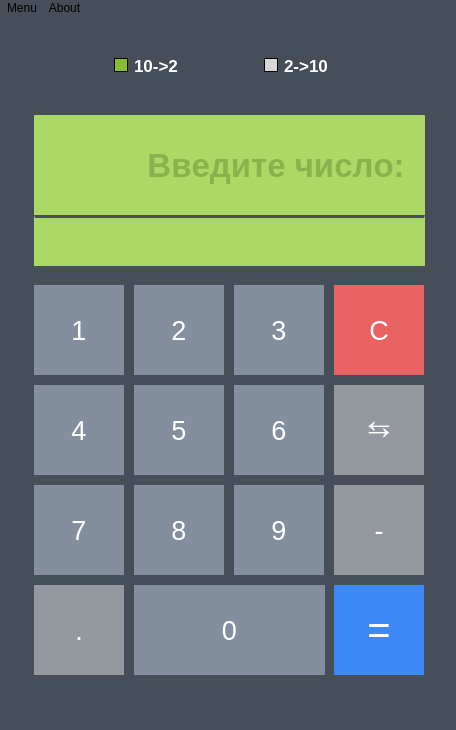
<?xml version="1.0" encoding="UTF-8"?>
<ui version="4.0">
 <class>MainWindow</class>
 <widget class="QMainWindow" name="MainWindow">
  <property name="enabled">
   <bool>true</bool>
  </property>
  <property name="geometry">
   <rect>
    <x>0</x>
    <y>0</y>
    <width>456</width>
    <height>730</height>
   </rect>
  </property>
  <property name="sizePolicy">
   <sizepolicy hsizetype="Fixed" vsizetype="Fixed">
    <horstretch>0</horstretch>
    <verstretch>0</verstretch>
   </sizepolicy>
  </property>
  <property name="minimumSize">
   <size>
    <width>456</width>
    <height>730</height>
   </size>
  </property>
  <property name="maximumSize">
   <size>
    <width>456</width>
    <height>730</height>
   </size>
  </property>
  <property name="font">
   <font>
    <pointsize>17</pointsize>
    <kerning>true</kerning>
   </font>
  </property>
  <property name="cursor">
   <cursorShape>ArrowCursor</cursorShape>
  </property>
  <property name="mouseTracking">
   <bool>true</bool>
  </property>
  <property name="tabletTracking">
   <bool>true</bool>
  </property>
  <property name="acceptDrops">
   <bool>true</bool>
  </property>
  <property name="windowTitle">
   <string>Конвертор чисел</string>
  </property>
  <property name="toolTip">
   <string/>
  </property>
  <property name="toolTipDuration">
   <number>-5</number>
  </property>
  <property name="statusTip">
   <string/>
  </property>
  <property name="whatsThis">
   <string>test</string>
  </property>
  <property name="autoFillBackground">
   <bool>false</bool>
  </property>
  <property name="styleSheet">
   <string notr="true">background-color: rgb(69, 78, 89); color:white;</string>
  </property>
  <property name="toolButtonStyle">
   <enum>Qt::ToolButtonTextBesideIcon</enum>
  </property>
  <property name="tabShape">
   <enum>QTabWidget::Rounded</enum>
  </property>
  <widget class="QWidget" name="centralwidget">
   <widget class="QRadioButton" name="to2">
    <property name="geometry">
     <rect>
      <x>114</x>
      <y>39</y>
      <width>96</width>
      <height>21</height>
     </rect>
    </property>
    <property name="font">
     <font>
      <pointsize>13</pointsize>
      <weight>75</weight>
      <bold>true</bold>
      <kerning>true</kerning>
     </font>
    </property>
    <property name="toolTip">
     <string>&lt;html&gt;&lt;head/&gt;&lt;body&gt;&lt;p&gt;&lt;span style=&quot; color:#454e59;&quot;&gt;Перевод из 10 в 2&lt;/span&gt;&lt;/p&gt;&lt;/body&gt;&lt;/html&gt;</string>
    </property>
    <property name="autoFillBackground">
     <bool>false</bool>
    </property>
    <property name="styleSheet">
     <string notr="true">QRadioButton{ 
	color: white;
}
QRadioButton::indicator 
{
   border: 1px solid black;
background: #d7d7d7;

}
QRadioButton::indicator:checked 
{
	background: #85bf2d;
   border: 1px solid black;

}</string>
    </property>
    <property name="text">
     <string>10-&gt;2</string>
    </property>
    <property name="checked">
     <bool>true</bool>
    </property>
    <property name="autoRepeat">
     <bool>false</bool>
    </property>
    <attribute name="buttonGroup">
     <string notr="true">radio_group</string>
    </attribute>
   </widget>
   <widget class="QRadioButton" name="to10">
    <property name="geometry">
     <rect>
      <x>264</x>
      <y>39</y>
      <width>96</width>
      <height>21</height>
     </rect>
    </property>
    <property name="font">
     <font>
      <pointsize>13</pointsize>
      <weight>75</weight>
      <bold>true</bold>
      <kerning>true</kerning>
     </font>
    </property>
    <property name="toolTip">
     <string>&lt;html&gt;&lt;head/&gt;&lt;body&gt;&lt;p&gt;&lt;span style=&quot; color:#454e59;&quot;&gt;Перевод из 2 в 10&lt;/span&gt;&lt;/p&gt;&lt;/body&gt;&lt;/html&gt;</string>
    </property>
    <property name="styleSheet">
     <string notr="true">QRadioButton{ 
color: white;
}
QRadioButton::indicator 
{
   border: 1px solid black;
background:#d7d7d7;

}
QRadioButton::indicator:checked 
{
	background: #85bf2d;
   border: 1px solid black;

}</string>
    </property>
    <property name="text">
     <string>2-&gt;10</string>
    </property>
    <property name="checked">
     <bool>false</bool>
    </property>
    <attribute name="buttonGroup">
     <string notr="true">radio_group</string>
    </attribute>
   </widget>
   <widget class="QLineEdit" name="enter_bar">
    <property name="geometry">
     <rect>
      <x>34</x>
      <y>99</y>
      <width>391</width>
      <height>101</height>
     </rect>
    </property>
    <property name="font">
     <font>
      <pointsize>25</pointsize>
      <weight>75</weight>
      <bold>true</bold>
      <underline>false</underline>
      <strikeout>false</strikeout>
      <stylestrategy>PreferDefault</stylestrategy>
      <kerning>false</kerning>
     </font>
    </property>
    <property name="mouseTracking">
     <bool>false</bool>
    </property>
    <property name="tabletTracking">
     <bool>false</bool>
    </property>
    <property name="focusPolicy">
     <enum>Qt::ClickFocus</enum>
    </property>
    <property name="contextMenuPolicy">
     <enum>Qt::NoContextMenu</enum>
    </property>
    <property name="toolTip">
     <string>&lt;html&gt;&lt;head/&gt;&lt;body&gt;&lt;p&gt;&lt;span style=&quot; color:#454e59;&quot;&gt;Поле ввода&lt;/span&gt;&lt;/p&gt;&lt;/body&gt;&lt;/html&gt;</string>
    </property>
    <property name="autoFillBackground">
     <bool>false</bool>
    </property>
    <property name="styleSheet">
     <string notr="true">background-color: rgb(171, 217, 102);
color: #688C32;
border-radius: 1px;

</string>
    </property>
    <property name="inputMask">
     <string notr="true"/>
    </property>
    <property name="text">
     <string notr="true"/>
    </property>
    <property name="maxLength">
     <number>24</number>
    </property>
    <property name="alignment">
     <set>Qt::AlignRight|Qt::AlignTrailing|Qt::AlignVCenter</set>
    </property>
    <property name="dragEnabled">
     <bool>false</bool>
    </property>
    <property name="readOnly">
     <bool>false</bool>
    </property>
    <property name="placeholderText">
     <string>Введите число:  </string>
    </property>
    <property name="cursorMoveStyle">
     <enum>Qt::VisualMoveStyle</enum>
    </property>
    <property name="clearButtonEnabled">
     <bool>true</bool>
    </property>
   </widget>
   <widget class="QPushButton" name="num_1">
    <property name="enabled">
     <bool>true</bool>
    </property>
    <property name="geometry">
     <rect>
      <x>34</x>
      <y>269</y>
      <width>90</width>
      <height>90</height>
     </rect>
    </property>
    <property name="font">
     <font>
      <pointsize>20</pointsize>
      <kerning>true</kerning>
     </font>
    </property>
    <property name="cursor">
     <cursorShape>PointingHandCursor</cursorShape>
    </property>
    <property name="styleSheet">
     <string notr="true">QPushButton {
    background-color: rgb(131, 143, 159);
border: none;color: #FFFFFF;
}
QPushButton:disabled {
	background-color: #d7d7d7;
border: none;
color: #ececec;
}</string>
    </property>
    <property name="text">
     <string>1</string>
    </property>
    <attribute name="buttonGroup">
     <string notr="true">nums</string>
    </attribute>
   </widget>
   <widget class="QPushButton" name="num_2">
    <property name="enabled">
     <bool>true</bool>
    </property>
    <property name="geometry">
     <rect>
      <x>134</x>
      <y>269</y>
      <width>90</width>
      <height>90</height>
     </rect>
    </property>
    <property name="font">
     <font>
      <pointsize>20</pointsize>
      <kerning>true</kerning>
     </font>
    </property>
    <property name="cursor">
     <cursorShape>PointingHandCursor</cursorShape>
    </property>
    <property name="styleSheet">
     <string notr="true">QPushButton {
    background-color: rgb(131, 143, 159);
border: none;color: #FFFFFF;
}
QPushButton:disabled {
	background-color: #d7d7d7;
border: none;
color: #ececec;
}</string>
    </property>
    <property name="text">
     <string>2</string>
    </property>
    <attribute name="buttonGroup">
     <string notr="true">nums</string>
    </attribute>
   </widget>
   <widget class="QPushButton" name="num_3">
    <property name="enabled">
     <bool>true</bool>
    </property>
    <property name="geometry">
     <rect>
      <x>234</x>
      <y>269</y>
      <width>90</width>
      <height>90</height>
     </rect>
    </property>
    <property name="font">
     <font>
      <pointsize>20</pointsize>
      <kerning>true</kerning>
     </font>
    </property>
    <property name="cursor">
     <cursorShape>PointingHandCursor</cursorShape>
    </property>
    <property name="styleSheet">
     <string notr="true">QPushButton {
    background-color: rgb(131, 143, 159);
border: none;color: #FFFFFF;
}
QPushButton:disabled {
	background-color: #d7d7d7;
border: none;
color: #ececec;
}</string>
    </property>
    <property name="text">
     <string>3</string>
    </property>
    <attribute name="buttonGroup">
     <string notr="true">nums</string>
    </attribute>
   </widget>
   <widget class="QPushButton" name="num_4">
    <property name="enabled">
     <bool>true</bool>
    </property>
    <property name="geometry">
     <rect>
      <x>34</x>
      <y>369</y>
      <width>90</width>
      <height>90</height>
     </rect>
    </property>
    <property name="font">
     <font>
      <pointsize>20</pointsize>
      <kerning>true</kerning>
     </font>
    </property>
    <property name="cursor">
     <cursorShape>PointingHandCursor</cursorShape>
    </property>
    <property name="styleSheet">
     <string notr="true">QPushButton {
    background-color: rgb(131, 143, 159);
border: none;color: #FFFFFF;
}
QPushButton:disabled {
	background-color: #d7d7d7;
border: none;
color: #ececec;
}</string>
    </property>
    <property name="text">
     <string>4</string>
    </property>
    <attribute name="buttonGroup">
     <string notr="true">nums</string>
    </attribute>
   </widget>
   <widget class="QPushButton" name="num_5">
    <property name="enabled">
     <bool>true</bool>
    </property>
    <property name="geometry">
     <rect>
      <x>134</x>
      <y>369</y>
      <width>90</width>
      <height>90</height>
     </rect>
    </property>
    <property name="font">
     <font>
      <pointsize>20</pointsize>
      <kerning>true</kerning>
     </font>
    </property>
    <property name="cursor">
     <cursorShape>PointingHandCursor</cursorShape>
    </property>
    <property name="styleSheet">
     <string notr="true">QPushButton {
    background-color: rgb(131, 143, 159);
border: none;color: #FFFFFF;
}
QPushButton:disabled {
	background-color: #d7d7d7;
border: none;
color: #ececec;
}</string>
    </property>
    <property name="text">
     <string>5</string>
    </property>
    <attribute name="buttonGroup">
     <string notr="true">nums</string>
    </attribute>
   </widget>
   <widget class="QPushButton" name="num_6">
    <property name="enabled">
     <bool>true</bool>
    </property>
    <property name="geometry">
     <rect>
      <x>234</x>
      <y>369</y>
      <width>90</width>
      <height>90</height>
     </rect>
    </property>
    <property name="font">
     <font>
      <pointsize>20</pointsize>
      <kerning>true</kerning>
     </font>
    </property>
    <property name="cursor">
     <cursorShape>PointingHandCursor</cursorShape>
    </property>
    <property name="styleSheet">
     <string notr="true">QPushButton {
    background-color: rgb(131, 143, 159);
border: none;color: #FFFFFF;
}
QPushButton:disabled {
	background-color: #d7d7d7;
border: none;
color: #ececec;
}</string>
    </property>
    <property name="text">
     <string>6</string>
    </property>
    <attribute name="buttonGroup">
     <string notr="true">nums</string>
    </attribute>
   </widget>
   <widget class="QPushButton" name="num_8">
    <property name="enabled">
     <bool>true</bool>
    </property>
    <property name="geometry">
     <rect>
      <x>134</x>
      <y>469</y>
      <width>90</width>
      <height>90</height>
     </rect>
    </property>
    <property name="font">
     <font>
      <pointsize>20</pointsize>
      <kerning>true</kerning>
     </font>
    </property>
    <property name="cursor">
     <cursorShape>PointingHandCursor</cursorShape>
    </property>
    <property name="styleSheet">
     <string notr="true">QPushButton {
    background-color: rgb(131, 143, 159);
border: none;color: #FFFFFF;
}
QPushButton:disabled {
	background-color: #d7d7d7;
border: none;
color: #ececec;
}</string>
    </property>
    <property name="text">
     <string>8</string>
    </property>
    <attribute name="buttonGroup">
     <string notr="true">nums</string>
    </attribute>
   </widget>
   <widget class="QPushButton" name="num_7">
    <property name="enabled">
     <bool>true</bool>
    </property>
    <property name="geometry">
     <rect>
      <x>34</x>
      <y>469</y>
      <width>90</width>
      <height>90</height>
     </rect>
    </property>
    <property name="font">
     <font>
      <pointsize>20</pointsize>
      <kerning>true</kerning>
     </font>
    </property>
    <property name="cursor">
     <cursorShape>PointingHandCursor</cursorShape>
    </property>
    <property name="styleSheet">
     <string notr="true">QPushButton {
    background-color: rgb(131, 143, 159);
border: none;color: #FFFFFF;
}
QPushButton:disabled {
	background-color: #d7d7d7;
border: none;
color: #ececec;
}</string>
    </property>
    <property name="text">
     <string>7</string>
    </property>
    <attribute name="buttonGroup">
     <string notr="true">nums</string>
    </attribute>
   </widget>
   <widget class="QPushButton" name="num_9">
    <property name="enabled">
     <bool>true</bool>
    </property>
    <property name="geometry">
     <rect>
      <x>234</x>
      <y>469</y>
      <width>90</width>
      <height>90</height>
     </rect>
    </property>
    <property name="font">
     <font>
      <pointsize>20</pointsize>
      <kerning>true</kerning>
     </font>
    </property>
    <property name="cursor">
     <cursorShape>PointingHandCursor</cursorShape>
    </property>
    <property name="styleSheet">
     <string notr="true">QPushButton {
    background-color: rgb(131, 143, 159);
border: none;color: #FFFFFF;
}
QPushButton:disabled {
	background-color: #d7d7d7;
border: none;
color: #ececec;
}</string>
    </property>
    <property name="text">
     <string>9</string>
    </property>
    <attribute name="buttonGroup">
     <string notr="true">nums</string>
    </attribute>
   </widget>
   <widget class="QPushButton" name="dot">
    <property name="geometry">
     <rect>
      <x>34</x>
      <y>569</y>
      <width>90</width>
      <height>90</height>
     </rect>
    </property>
    <property name="font">
     <font>
      <pointsize>20</pointsize>
      <kerning>true</kerning>
     </font>
    </property>
    <property name="cursor">
     <cursorShape>PointingHandCursor</cursorShape>
    </property>
    <property name="styleSheet">
     <string notr="true">background-color: rgb(148, 152, 159);
border: none;color: #FFFFFF;</string>
    </property>
    <property name="text">
     <string>.</string>
    </property>
    <property name="shortcut">
     <string>,</string>
    </property>
    <attribute name="buttonGroup">
     <string notr="true">nums</string>
    </attribute>
   </widget>
   <widget class="QPushButton" name="num_0">
    <property name="enabled">
     <bool>true</bool>
    </property>
    <property name="geometry">
     <rect>
      <x>134</x>
      <y>569</y>
      <width>191</width>
      <height>90</height>
     </rect>
    </property>
    <property name="font">
     <font>
      <pointsize>20</pointsize>
      <kerning>true</kerning>
     </font>
    </property>
    <property name="cursor">
     <cursorShape>PointingHandCursor</cursorShape>
    </property>
    <property name="styleSheet">
     <string notr="true">QPushButton {
    background-color: rgb(131, 143, 159);
border: none;color: #FFFFFF;
}
QPushButton:disabled {
	background-color: #d7d7d7;
border: none;
color: #ececec;
}</string>
    </property>
    <property name="text">
     <string>0</string>
    </property>
    <attribute name="buttonGroup">
     <string notr="true">nums</string>
    </attribute>
   </widget>
   <widget class="QPushButton" name="delete_2">
    <property name="geometry">
     <rect>
      <x>334</x>
      <y>269</y>
      <width>90</width>
      <height>90</height>
     </rect>
    </property>
    <property name="font">
     <font>
      <pointsize>20</pointsize>
      <kerning>true</kerning>
     </font>
    </property>
    <property name="cursor">
     <cursorShape>PointingHandCursor</cursorShape>
    </property>
    <property name="toolTip">
     <string>Удалить символ перед курсором</string>
    </property>
    <property name="styleSheet">
     <string notr="true">background-color: #EA6363;
border: none;color: #FFFFFF;</string>
    </property>
    <property name="text">
     <string>C</string>
    </property>
   </widget>
   <widget class="QLineEdit" name="res_bar">
    <property name="geometry">
     <rect>
      <x>34</x>
      <y>199</y>
      <width>391</width>
      <height>51</height>
     </rect>
    </property>
    <property name="font">
     <font>
      <pointsize>18</pointsize>
      <weight>75</weight>
      <bold>true</bold>
      <kerning>false</kerning>
     </font>
    </property>
    <property name="mouseTracking">
     <bool>false</bool>
    </property>
    <property name="focusPolicy">
     <enum>Qt::NoFocus</enum>
    </property>
    <property name="contextMenuPolicy">
     <enum>Qt::NoContextMenu</enum>
    </property>
    <property name="acceptDrops">
     <bool>true</bool>
    </property>
    <property name="toolTip">
     <string>&lt;html&gt;&lt;head/&gt;&lt;body&gt;&lt;p&gt;&lt;span style=&quot; color:#454e59;&quot;&gt;Результат&lt;/span&gt;&lt;/p&gt;&lt;/body&gt;&lt;/html&gt;</string>
    </property>
    <property name="styleSheet">
     <string notr="true">background-color: rgb(171, 217, 102);
color: #688C32;
border-top: 3px solid #454E59;</string>
    </property>
    <property name="inputMask">
     <string notr="true"/>
    </property>
    <property name="text">
     <string notr="true"/>
    </property>
    <property name="frame">
     <bool>true</bool>
    </property>
    <property name="echoMode">
     <enum>QLineEdit::Normal</enum>
    </property>
    <property name="cursorPosition">
     <number>0</number>
    </property>
    <property name="alignment">
     <set>Qt::AlignRight|Qt::AlignTrailing|Qt::AlignVCenter</set>
    </property>
    <property name="dragEnabled">
     <bool>false</bool>
    </property>
    <property name="readOnly">
     <bool>true</bool>
    </property>
    <property name="placeholderText">
     <string/>
    </property>
    <property name="cursorMoveStyle">
     <enum>Qt::VisualMoveStyle</enum>
    </property>
    <property name="clearButtonEnabled">
     <bool>false</bool>
    </property>
   </widget>
   <widget class="QPushButton" name="switch_2">
    <property name="geometry">
     <rect>
      <x>334</x>
      <y>369</y>
      <width>90</width>
      <height>90</height>
     </rect>
    </property>
    <property name="font">
     <font>
      <pointsize>20</pointsize>
      <kerning>true</kerning>
     </font>
    </property>
    <property name="cursor">
     <cursorShape>PointingHandCursor</cursorShape>
    </property>
    <property name="toolTip">
     <string>Поменять СС</string>
    </property>
    <property name="styleSheet">
     <string notr="true">background-color: rgb(148, 152, 159);
border: none;
color: #FFFFFF;</string>
    </property>
    <property name="text">
     <string>⇆</string>
    </property>
    <property name="flat">
     <bool>false</bool>
    </property>
   </widget>
   <widget class="QPushButton" name="execute">
    <property name="geometry">
     <rect>
      <x>334</x>
      <y>569</y>
      <width>90</width>
      <height>90</height>
     </rect>
    </property>
    <property name="sizePolicy">
     <sizepolicy hsizetype="Minimum" vsizetype="Minimum">
      <horstretch>0</horstretch>
      <verstretch>0</verstretch>
     </sizepolicy>
    </property>
    <property name="font">
     <font>
      <pointsize>30</pointsize>
      <kerning>true</kerning>
     </font>
    </property>
    <property name="cursor">
     <cursorShape>PointingHandCursor</cursorShape>
    </property>
    <property name="toolTip">
     <string>Выполнить</string>
    </property>
    <property name="styleSheet">
     <string notr="true">background-color: rgb(61, 137, 246);
border: none;color: #FFFFFF;</string>
    </property>
    <property name="text">
     <string>=</string>
    </property>
    <property name="shortcut">
     <string>Return</string>
    </property>
   </widget>
   <widget class="QPushButton" name="neg">
    <property name="enabled">
     <bool>true</bool>
    </property>
    <property name="geometry">
     <rect>
      <x>334</x>
      <y>469</y>
      <width>90</width>
      <height>90</height>
     </rect>
    </property>
    <property name="font">
     <font>
      <pointsize>20</pointsize>
      <kerning>true</kerning>
     </font>
    </property>
    <property name="cursor">
     <cursorShape>PointingHandCursor</cursorShape>
    </property>
    <property name="styleSheet">
     <string notr="true">QPushButton {
    background-color: #94989f;
border: none;color: #FFFFFF;
}
QPushButton:disabled {
	background-color: #d7d7d7;
border: none;
color: #ececec;
}</string>
    </property>
    <property name="text">
     <string>-</string>
    </property>
   </widget>
   <zorder>to2</zorder>
   <zorder>to10</zorder>
   <zorder>enter_bar</zorder>
   <zorder>num_1</zorder>
   <zorder>num_2</zorder>
   <zorder>num_3</zorder>
   <zorder>num_4</zorder>
   <zorder>num_5</zorder>
   <zorder>num_6</zorder>
   <zorder>num_8</zorder>
   <zorder>num_7</zorder>
   <zorder>num_9</zorder>
   <zorder>dot</zorder>
   <zorder>num_0</zorder>
   <zorder>delete_2</zorder>
   <zorder>switch_2</zorder>
   <zorder>res_bar</zorder>
   <zorder>execute</zorder>
   <zorder>neg</zorder>
  </widget>
  <widget class="QMenuBar" name="menubar">
   <property name="geometry">
    <rect>
     <x>0</x>
     <y>0</y>
     <width>456</width>
     <height>24</height>
    </rect>
   </property>
   <property name="autoFillBackground">
    <bool>false</bool>
   </property>
   <property name="styleSheet">
    <string notr="true">QMenuBar {
color:black;
    background-color: qlineargradient(x1:0, y1:0, x2:0, y2:1,
                                      stop:0 lightgray, stop:1 darkgray);
    spacing: 3px; /* spacing between menu bar items */
}

QMenuBar::item {
    padding: 1px 4px;
    background: transparent;

    border-radius: 4px;
}
QMenu::item {
color:black;
    background-color: qlineargradient(x1:0, y1:0, x2:0, y2:1,
                                      stop:0 lightgray, stop:1 darkgray);
}

QMenu::item:disabled {
color:gray;
}</string>
   </property>
   <property name="defaultUp">
    <bool>false</bool>
   </property>
   <property name="nativeMenuBar">
    <bool>true</bool>
   </property>
   <widget class="QMenu" name="menuabout">
    <property name="styleSheet">
     <string notr="true">color:red;</string>
    </property>
    <property name="title">
     <string>About</string>
    </property>
    <property name="separatorsCollapsible">
     <bool>true</bool>
    </property>
    <addaction name="actionHelp"/>
    <addaction name="separator"/>
   </widget>
   <widget class="QMenu" name="menu">
    <property name="title">
     <string>Menu</string>
    </property>
    <widget class="QMenu" name="menuPlace">
     <property name="title">
      <string>Place</string>
     </property>
     <addaction name="separator"/>
     <addaction name="action0"/>
     <addaction name="action1"/>
     <addaction name="action2"/>
     <addaction name="action3"/>
     <addaction name="action4"/>
     <addaction name="action5"/>
     <addaction name="action6"/>
     <addaction name="action7"/>
     <addaction name="action8"/>
     <addaction name="action9"/>
     <addaction name="separator"/>
     <addaction name="actionDot"/>
     <addaction name="action"/>
    </widget>
    <widget class="QMenu" name="menuClear">
     <property name="title">
      <string>Clear</string>
     </property>
     <addaction name="separator"/>
     <addaction name="actionChar"/>
     <addaction name="actionAll"/>
    </widget>
    <addaction name="menuPlace"/>
    <addaction name="menuClear"/>
    <addaction name="actionSwitch"/>
    <addaction name="actionExecute"/>
   </widget>
   <addaction name="menu"/>
   <addaction name="menuabout"/>
  </widget>
  <widget class="QStatusBar" name="statusbar"/>
  <action name="actionAuthor">
   <property name="checkable">
    <bool>true</bool>
   </property>
   <property name="enabled">
    <bool>true</bool>
   </property>
   <property name="text">
    <string>Author</string>
   </property>
  </action>
  <action name="actionHelp">
   <property name="checkable">
    <bool>false</bool>
   </property>
   <property name="text">
    <string>Help</string>
   </property>
   <property name="font">
    <font/>
   </property>
   <property name="shortcut">
    <string>Ctrl+H</string>
   </property>
  </action>
  <action name="action0">
   <property name="enabled">
    <bool>true</bool>
   </property>
   <property name="text">
    <string>0</string>
   </property>
  </action>
  <action name="action1">
   <property name="text">
    <string>1</string>
   </property>
  </action>
  <action name="action2">
   <property name="text">
    <string>2</string>
   </property>
  </action>
  <action name="action3">
   <property name="text">
    <string>3</string>
   </property>
  </action>
  <action name="action4">
   <property name="text">
    <string>4</string>
   </property>
  </action>
  <action name="action5">
   <property name="text">
    <string>5</string>
   </property>
  </action>
  <action name="action6">
   <property name="text">
    <string>6</string>
   </property>
  </action>
  <action name="action7">
   <property name="text">
    <string>7</string>
   </property>
  </action>
  <action name="action8">
   <property name="text">
    <string>8</string>
   </property>
  </action>
  <action name="action9">
   <property name="text">
    <string>9</string>
   </property>
  </action>
  <action name="actionDot">
   <property name="text">
    <string>.</string>
   </property>
  </action>
  <action name="actionChar">
   <property name="text">
    <string>Char</string>
   </property>
   <property name="shortcut">
    <string>Ctrl+Return</string>
   </property>
  </action>
  <action name="actionAll">
   <property name="text">
    <string>All</string>
   </property>
  </action>
  <action name="actionSwitch">
   <property name="text">
    <string>Switch</string>
   </property>
   <property name="shortcut">
    <string>Space</string>
   </property>
  </action>
  <action name="actionExecute">
   <property name="text">
    <string>Execute</string>
   </property>
   <property name="shortcut">
    <string>Return</string>
   </property>
   <property name="shortcutContext">
    <enum>Qt::WidgetShortcut</enum>
   </property>
  </action>
  <action name="action">
   <property name="text">
    <string>-</string>
   </property>
  </action>
 </widget>
 <resources/>
 <connections/>
 <buttongroups>
  <buttongroup name="nums"/>
  <buttongroup name="radio_group"/>
 </buttongroups>
</ui>
